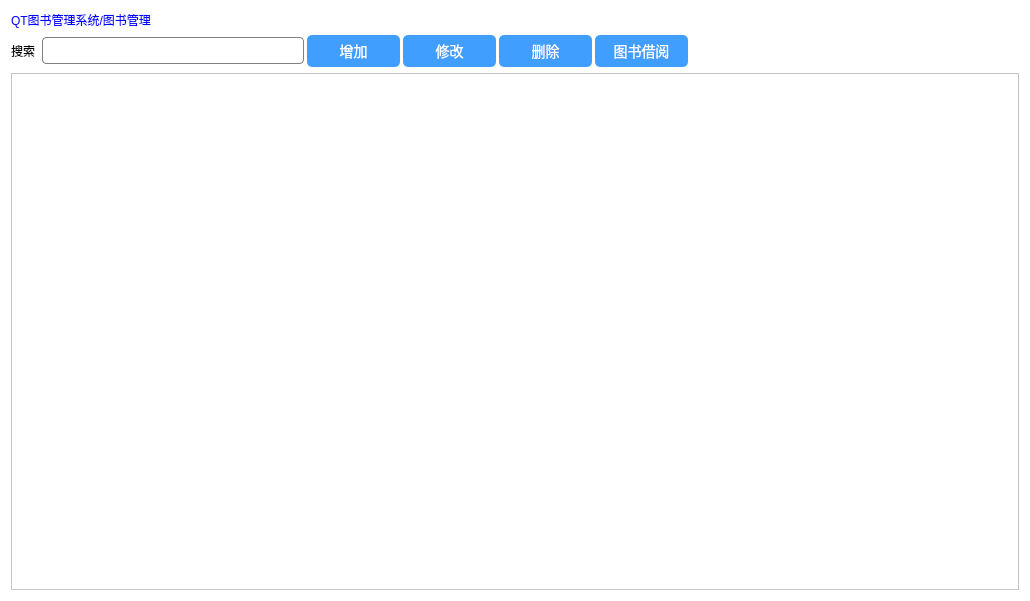
<?xml version="1.0" encoding="UTF-8"?>
<ui version="4.0">
 <class>BookMgr</class>
 <widget class="QWidget" name="BookMgr">
  <property name="geometry">
   <rect>
    <x>0</x>
    <y>0</y>
    <width>1030</width>
    <height>601</height>
   </rect>
  </property>
  <property name="windowTitle">
   <string>Form</string>
  </property>
  <property name="styleSheet">
   <string notr="true">background-color:white;</string>
  </property>
  <layout class="QGridLayout" name="gridLayout">
   <item row="0" column="0">
    <widget class="QLabel" name="label_title">
     <property name="styleSheet">
      <string notr="true">front: 18px '宋体'; color:blue;</string>
     </property>
     <property name="text">
      <string>QT图书管理系统/图书管理</string>
     </property>
     <property name="name" stdset="0">
      <string>title</string>
     </property>
    </widget>
   </item>
   <item row="1" column="0">
    <widget class="QWidget" name="widget" native="true">
     <layout class="QHBoxLayout" name="horizontalLayout">
      <property name="spacing">
       <number>3</number>
      </property>
      <property name="leftMargin">
       <number>0</number>
      </property>
      <property name="topMargin">
       <number>0</number>
      </property>
      <property name="rightMargin">
       <number>0</number>
      </property>
      <property name="bottomMargin">
       <number>0</number>
      </property>
      <item>
       <widget class="QLabel" name="lb_search">
        <property name="styleSheet">
         <string notr="true">font: 14px '黑体';</string>
        </property>
        <property name="text">
         <string>搜索 </string>
        </property>
        <property name="name" stdset="0">
         <string>lb</string>
        </property>
       </widget>
      </item>
      <item>
       <widget class="QLineEdit" name="le_search_book">
        <property name="styleSheet">
         <string notr="true">border-radius:4px;min-height:25px;border:1px solid gray;max-width:260px;min-width:260px;</string>
        </property>
        <property name="name" stdset="0">
         <string>le</string>
        </property>
       </widget>
      </item>
      <item>
       <widget class="QPushButton" name="btn_add_book">
        <property name="styleSheet">
         <string notr="true">border-radius:5px;background:#409eff;color:white;font-size:14px;min-height:24px;min-width:85px;padding:4px;</string>
        </property>
        <property name="text">
         <string>增加</string>
        </property>
        <property name="name" stdset="0">
         <string>btn</string>
        </property>
       </widget>
      </item>
      <item>
       <widget class="QPushButton" name="btn_modify_book">
        <property name="styleSheet">
         <string notr="true">border-radius:5px;background:#409eff;color:white;font-size:14px;min-height:24px;min-width:85px;padding:4px;</string>
        </property>
        <property name="text">
         <string>修改</string>
        </property>
        <property name="name" stdset="0">
         <string>btn</string>
        </property>
       </widget>
      </item>
      <item>
       <widget class="QPushButton" name="btn_delete_book">
        <property name="styleSheet">
         <string notr="true">border-radius:5px;background:#409eff;color:white;font-size:14px;min-height:24px;min-width:85px;padding:4px;</string>
        </property>
        <property name="text">
         <string>删除</string>
        </property>
        <property name="name" stdset="0">
         <string>btn</string>
        </property>
       </widget>
      </item>
      <item>
       <widget class="QPushButton" name="btn_brorow_book">
        <property name="styleSheet">
         <string notr="true">border-radius:5px;background:#409eff;color:white;font-size:14px;min-height:24px;min-width:85px;padding:4px;</string>
        </property>
        <property name="text">
         <string>图书借阅</string>
        </property>
        <property name="name" stdset="0">
         <string>btn</string>
        </property>
       </widget>
      </item>
      <item>
       <spacer name="horizontalSpacer">
        <property name="orientation">
         <enum>Qt::Orientation::Horizontal</enum>
        </property>
        <property name="sizeHint" stdset="0">
         <size>
          <width>100</width>
          <height>20</height>
         </size>
        </property>
       </spacer>
      </item>
     </layout>
    </widget>
   </item>
   <item row="2" column="0">
    <widget class="QTableView" name="tableView">
     <property name="name" stdset="0">
      <string>table</string>
     </property>
    </widget>
   </item>
  </layout>
 </widget>
 <resources/>
 <connections/>
</ui>
